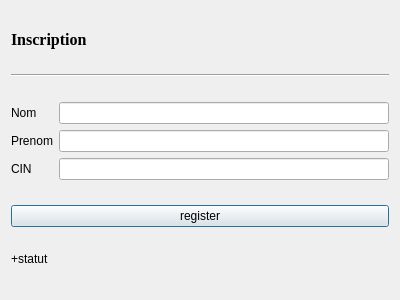
<?xml version="1.0" encoding="UTF-8"?>
<ui version="4.0">
 <class>regprof</class>
 <widget class="QDialog" name="regprof">
  <property name="geometry">
   <rect>
    <x>0</x>
    <y>0</y>
    <width>400</width>
    <height>300</height>
   </rect>
  </property>
  <property name="windowTitle">
   <string>register</string>
  </property>
  <property name="windowIcon">
   <iconset resource="resource.qrc">
    <normaloff>:/img_file/register.png</normaloff>:/img_file/register.png</iconset>
  </property>
  <layout class="QGridLayout" name="gridLayout">
   <item row="3" column="0" colspan="2">
    <widget class="QPushButton" name="regprof_2">
     <property name="cursor">
      <cursorShape>PointingHandCursor</cursorShape>
     </property>
     <property name="text">
      <string>register</string>
     </property>
    </widget>
   </item>
   <item row="4" column="0">
    <widget class="QLabel" name="lab">
     <property name="sizePolicy">
      <sizepolicy hsizetype="Preferred" vsizetype="Fixed">
       <horstretch>0</horstretch>
       <verstretch>0</verstretch>
      </sizepolicy>
     </property>
     <property name="text">
      <string>+statut</string>
     </property>
    </widget>
   </item>
   <item row="2" column="0" colspan="2">
    <layout class="QGridLayout" name="gridLayout_2">
     <item row="1" column="0" colspan="2">
      <widget class="QLabel" name="label_14">
       <property name="text">
        <string>Prenom</string>
       </property>
      </widget>
     </item>
     <item row="2" column="0" colspan="2">
      <widget class="QLabel" name="label_9">
       <property name="text">
        <string>CIN</string>
       </property>
      </widget>
     </item>
     <item row="1" column="2">
      <widget class="QLineEdit" name="lineEdit_2prenom"/>
     </item>
     <item row="2" column="2">
      <widget class="QLineEdit" name="lineEdit_4cin"/>
     </item>
     <item row="0" column="2">
      <widget class="QLineEdit" name="lineEdit_1nom"/>
     </item>
     <item row="0" column="0" colspan="2">
      <widget class="QLabel" name="label_12">
       <property name="text">
        <string>Nom</string>
       </property>
      </widget>
     </item>
    </layout>
   </item>
   <item row="0" column="0" colspan="2">
    <widget class="QLabel" name="label">
     <property name="sizePolicy">
      <sizepolicy hsizetype="Preferred" vsizetype="Fixed">
       <horstretch>0</horstretch>
       <verstretch>0</verstretch>
      </sizepolicy>
     </property>
     <property name="font">
      <font>
       <family>Times New Roman</family>
       <pointsize>12</pointsize>
       <bold>true</bold>
      </font>
     </property>
     <property name="text">
      <string>Inscription</string>
     </property>
    </widget>
   </item>
   <item row="1" column="0" colspan="2">
    <widget class="Line" name="line">
     <property name="orientation">
      <enum>Qt::Horizontal</enum>
     </property>
    </widget>
   </item>
  </layout>
 </widget>
 <resources>
  <include location="resource.qrc"/>
 </resources>
 <connections/>
</ui>
